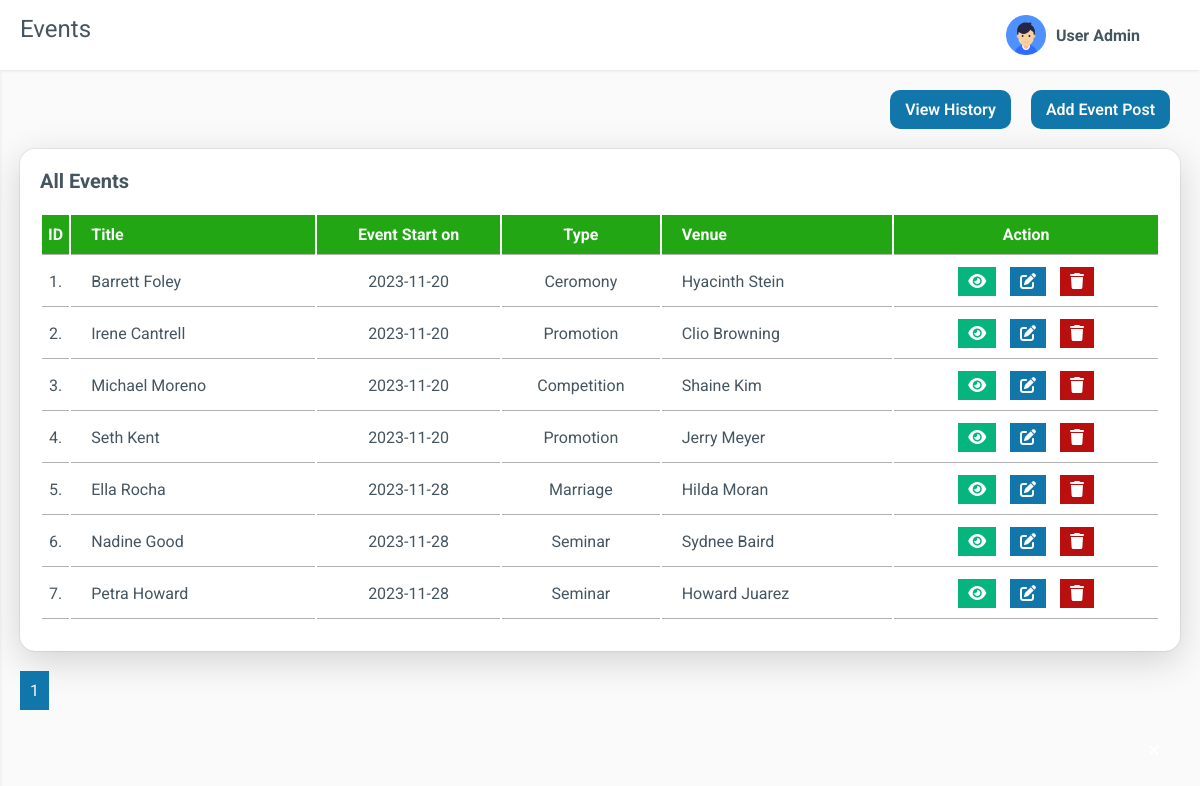
The app's page /admin/events.php (signed in), older data.
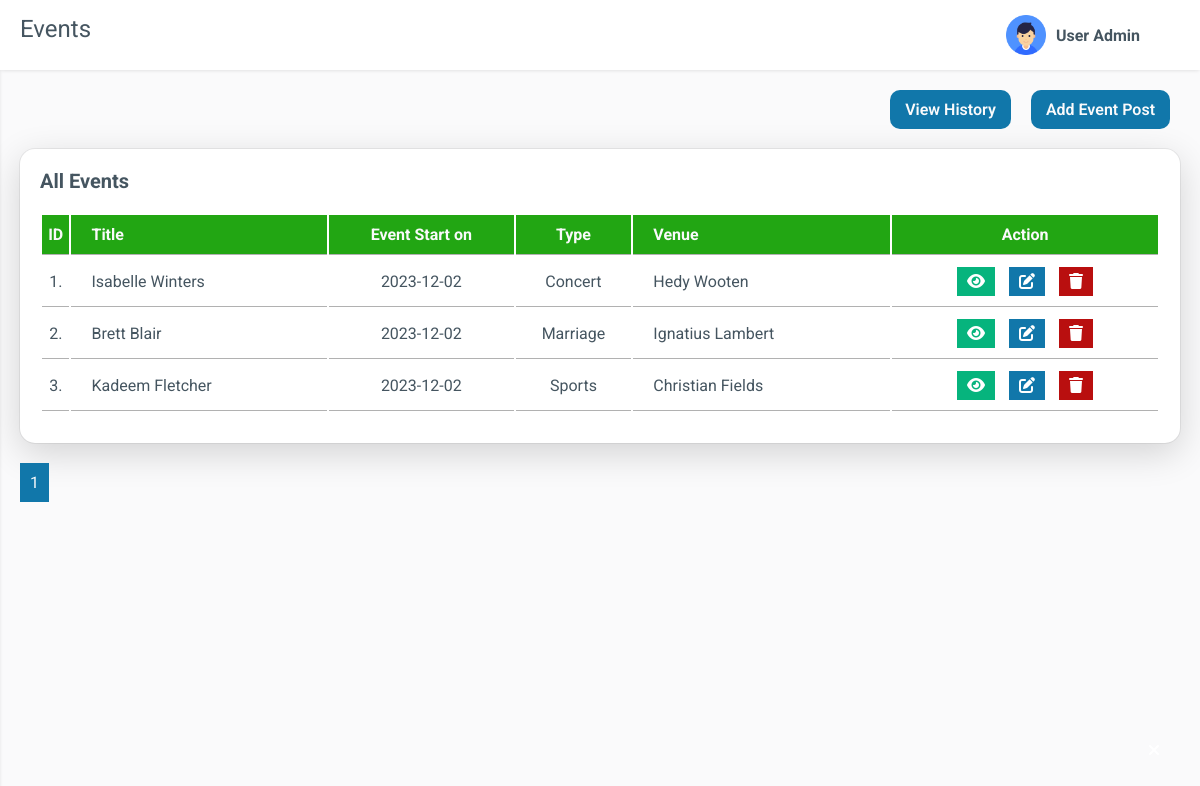
The same page, newer data.
### tables this page shows
CREATE TABLE `tbl_events` (
  `id` int(11) NOT NULL,
  `eventOrganizer` varchar(255) NOT NULL,
  `dateofStart` date NOT NULL,
  `dateofEnd` date NOT NULL,
  `venue` varchar(255) NOT NULL,
  `eventType` int(11) NOT NULL,
  `description` text NOT NULL,
  `image` varchar(255) NOT NULL,
  `eventName` varchar(255) NOT NULL,
  `ad_status` varchar(255) NOT NULL,
  `adPostedDate` date NOT NULL,
  `event_days` int(11) NOT NULL,
  `ad_expired_date` date NOT NULL,
  `adPostedTIme` time NOT NULL
);

CREATE TABLE `tbl_types` (
  `type_id` int(11) NOT NULL,
  `name` varchar(255) NOT NULL
);

### admin/events.php (the view, shortened to what the changed rows need)
<?php
require_once('header.php');
require_once('sidebar.php');
?>
<div class="main">
        <div class="main-header">
            <?php
            require_once('profile.php');
            ?>
        </div>
        <div class="main-content">
            <div class="row">
                <div class="col-12">
                    <div class="box">
                        <div class="box-body overflow-scroll">
                        <?php
                            $recordsPerPage = 10;
                            if (isset($_GET['page']) && is_numeric($_GET['page'])) {
                                $currentPage = $_GET['page'];
                            } else {
                                $currentPage = 1;
                            }
                            $offset = ($currentPage - 1) * $recordsPerPage;
                            $sqlCount = "SELECT COUNT(*) as total FROM tbl_events";
                            $resultCount = mysqli_query($conn, $sqlCount);
                            $totalRecords = mysqli_fetch_assoc($resultCount)['total'];
                            $totalPages = ceil($totalRecords / $recordsPerPage);
                            $sql = "SELECT e.*, t.name AS name
                                FROM tbl_events AS e
                                LEFT JOIN tbl_types AS t ON e.eventType = t.type_id
                                WHERE e.ad_status = 'active'
                                ORDER BY e.adPostedDate DESC, e.adPostedTime DESC
                                LIMIT $offset, $recordsPerPage";
                            $result = mysqli_query($conn, $sql);
                        ?>
                            <table>
                                <thead>
                                    <tr>
                                        <th class="center">ID</th>
                                        <th class="left">Title</th>
                                        <th class="center">Event Start on</th>
                                        <th class="center">Type</th>
                                        <th class="left">Venue</th>
                                        <th class="center">Action</th>
                                    </tr>
                                </thead>
                                <tbody>
                                    <?php
                                    $serialNumber = $offset + 1;
                                    if ($result !== false) {
                                        while ($row = mysqli_fetch_assoc($result)) {
                                            ?>
                                            <tr>
                                                <td class="center"><?php echo $serialNumber; ?>.</td>
                                                <td class="left"><?php echo $row['eventName']; ?></td>
                                                <td class="center"><?php echo $row['dateofStart']; ?></td>
                                                <td class="center"><?php echo $row['name']; ?></td>
                                                <td class="left"><?php echo $row['venue']; ?></td>
                                                <td class="center">
                                                    <a href="viewevents.php?criteria=<?=$row['id'];?>" class="view" onclick="viewData()"><span><i class="fa-solid fa-eye"></i></span></a>
                                                    <a href="updateevent.php?criteria=<?=$row['id'];?>" class="edit" onclick="editBtn()"><span><i class="fa-solid fa-pen-to-square"></i></span></a>
                                                    <a href="javascript:void(0);" class="delete" onclick="confirmDelete('events.php?criteria=<?=$row['id']?>')"><span><i class="fa-solid fa-trash"></i></span></a>
                                            </tr>
                                            <?php
                                            $serialNumber++;
                                        }
                                    }
                                    ?>
                                </tbody>
                            </table>
                        </div>
                    </div>
                    <div class="pagination">
                                <?php for ($i = 1; $i <= $totalPages; $i++): ?>
                                    <a href="?page=<?php echo $i; ?>"><?php echo $i; ?></a>
                                <?php endfor; ?>
                    </div>
                </div>
            </div>
        </div>
</div>
<?php
require_once('footer.php');
?>

Row changes from the older to the newer data that the page shows:
no longer on this page (row edited): tbl_events: eventName "Barrett Foley", dateofStart "2023-11-20", eventType.name "Ceromony", venue "Hyacinth Stein"
removed tbl_events: eventName "Irene Cantrell", dateofStart "2023-11-20", eventType.name "Promotion", venue "Clio Browning"
removed tbl_events: eventName "Michael Moreno", dateofStart "2023-11-20", eventType.name "Competition", venue "Shaine Kim"
removed tbl_events: eventName "Seth Kent", dateofStart "2023-11-20", eventType.name "Promotion", venue "Jerry Meyer"
removed tbl_events: eventName "Ella Rocha", dateofStart "2023-11-28", eventType.name "Marriage", venue "Hilda Moran"
removed tbl_events: eventName "Nadine Good", dateofStart "2023-11-28", eventType.name "Seminar", venue "Sydnee Baird"
no longer on this page (row edited): tbl_events: eventName "Petra Howard", dateofStart "2023-11-28", eventType.name "Seminar", venue "Howard Juarez"
added tbl_events: eventName "Isabelle Winters", dateofStart "2023-12-02", eventType.name "Concert", venue "Hedy Wooten"
added tbl_events: eventName "Brett Blair", dateofStart "2023-12-02", eventType.name "Marriage", venue "Ignatius Lambert"
added tbl_events: eventName "Kadeem Fletcher", dateofStart "2023-12-02", eventType.name "Sports", venue "Christian Fields"
